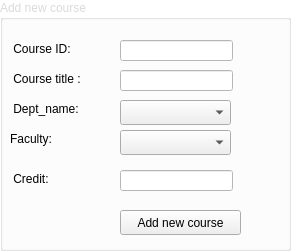
    <widget class="QGroupBox" name="instructorprofile">
     <property name="geometry">
      <rect>
       <x>50</x>
       <y>20</y>
       <width>291</width>
       <height>251</height>
      </rect>
     </property>
     <property name="palette">
      <palette>
       <active>
        <colorrole role="WindowText">
         <brush brushstyle="SolidPattern">
          <color alpha="255">
           <red>218</red>
           <green>218</green>
           <blue>218</blue>
          </color>
         </brush>
        </colorrole>
        <colorrole role="Button">
         <brush brushstyle="SolidPattern">
          <color alpha="255">
           <red>255</red>
           <green>255</green>
           <blue>255</blue>
          </color>
         </brush>
        </colorrole>
        <colorrole role="Base">
         <brush brushstyle="SolidPattern">
          <color alpha="255">
           <red>255</red>
           <green>255</green>
           <blue>255</blue>
          </color>
         </brush>
        </colorrole>
        <colorrole role="Window">
         <brush brushstyle="SolidPattern">
          <color alpha="255">
           <red>255</red>
           <green>255</green>
           <blue>255</blue>
          </color>
         </brush>
        </colorrole>
       </active>
       <inactive>
        <colorrole role="WindowText">
         <brush brushstyle="SolidPattern">
          <color alpha="255">
           <red>218</red>
           <green>218</green>
           <blue>218</blue>
          </color>
         </brush>
        </colorrole>
        <colorrole role="Button">
         <brush brushstyle="SolidPattern">
          <color alpha="255">
           <red>255</red>
           <green>255</green>
           <blue>255</blue>
          </color>
         </brush>
        </colorrole>
        <colorrole role="Base">
         <brush brushstyle="SolidPattern">
          <color alpha="255">
           <red>255</red>
           <green>255</green>
           <blue>255</blue>
          </color>
         </brush>
        </colorrole>
        <colorrole role="Window">
         <brush brushstyle="SolidPattern">
          <color alpha="255">
           <red>255</red>
           <green>255</green>
           <blue>255</blue>
          </color>
         </brush>
        </colorrole>
       </inactive>
       <disabled>
        <colorrole role="WindowText">
         <brush brushstyle="SolidPattern">
          <color alpha="96">
           <red>164</red>
           <green>166</green>
           <blue>168</blue>
          </color>
         </brush>
        </colorrole>
        <colorrole role="Button">
         <brush brushstyle="SolidPattern">
          <color alpha="255">
           <red>255</red>
           <green>255</green>
           <blue>255</blue>
          </color>
         </brush>
        </colorrole>
        <colorrole role="Base">
         <brush brushstyle="SolidPattern">
          <color alpha="255">
           <red>255</red>
           <green>255</green>
           <blue>255</blue>
          </color>
         </brush>
        </colorrole>
        <colorrole role="Window">
         <brush brushstyle="SolidPattern">
          <color alpha="255">
           <red>255</red>
           <green>255</green>
           <blue>255</blue>
          </color>
         </brush>
        </colorrole>
       </disabled>
      </palette>
     </property>
     <property name="styleSheet">
      <string notr="true">#instructorprofile{
	background-color: white
}</string>
     </property>
     <property name="title">
      <string>Add new course</string>
     </property>
     <widget class="QLabel" name="label_22">
      <property name="geometry">
       <rect>
        <x>10</x>
        <y>40</y>
        <width>101</width>
        <height>17</height>
       </rect>
      </property>
      <property name="palette">
       <palette>
        <active>
         <colorrole role="WindowText">
          <brush brushstyle="SolidPattern">
           <color alpha="255">
            <red>0</red>
            <green>0</green>
            <blue>0</blue>
           </color>
          </brush>
         </colorrole>
        </active>
        <inactive>
         <colorrole role="WindowText">
          <brush brushstyle="SolidPattern">
           <color alpha="255">
            <red>0</red>
            <green>0</green>
            <blue>0</blue>
           </color>
          </brush>
         </colorrole>
        </inactive>
        <disabled>
         <colorrole role="WindowText">
          <brush brushstyle="SolidPattern">
           <color alpha="96">
            <red>164</red>
            <green>166</green>
            <blue>168</blue>
           </color>
          </brush>
         </colorrole>
        </disabled>
       </palette>
      </property>
      <property name="text">
       <string> Course ID:</string>
      </property>
     </widget>
     <widget class="QLineEdit" name="lineEdit">
      <property name="geometry">
       <rect>
        <x>120</x>
        <y>40</y>
        <width>113</width>
        <height>21</height>
       </rect>
      </property>
      <property name="styleSheet">
       <string notr="true">#lineEdit{
	background-color: white;
}</string>
      </property>
      <property name="text">
       <string/>
      </property>
     </widget>
     <widget class="QLabel" name="label_24">
      <property name="geometry">
       <rect>
        <x>10</x>
        <y>70</y>
        <width>101</width>
        <height>17</height>
       </rect>
      </property>
      <property name="palette">
       <palette>
        <active>
         <colorrole role="WindowText">
          <brush brushstyle="SolidPattern">
           <color alpha="255">
            <red>0</red>
            <green>0</green>
            <blue>0</blue>
           </color>
          </brush>
         </colorrole>
        </active>
        <inactive>
         <colorrole role="WindowText">
          <brush brushstyle="SolidPattern">
           <color alpha="255">
            <red>0</red>
            <green>0</green>
            <blue>0</blue>
           </color>
          </brush>
         </colorrole>
        </inactive>
        <disabled>
         <colorrole role="WindowText">
          <brush brushstyle="SolidPattern">
           <color alpha="96">
            <red>164</red>
            <green>166</green>
            <blue>168</blue>
           </color>
          </brush>
         </colorrole>
        </disabled>
       </palette>
      </property>
      <property name="text">
       <string> Course title :</string>
      </property>
     </widget>
     <widget class="QLineEdit" name="lineEdit_4">
      <property name="geometry">
       <rect>
        <x>120</x>
        <y>70</y>
        <width>113</width>
        <height>21</height>
       </rect>
      </property>
      <property name="styleSheet">
       <string notr="true">#lineEdit_4
{
	background-color: white;
}</string>
      </property>
     </widget>
     <widget class="QLabel" name="label_25">
      <property name="geometry">
       <rect>
        <x>10</x>
        <y>100</y>
        <width>101</width>
        <height>17</height>
       </rect>
      </property>
      <property name="palette">
       <palette>
        <active>
         <colorrole role="WindowText">
          <brush brushstyle="SolidPattern">
           <color alpha="255">
            <red>0</red>
            <green>0</green>
            <blue>0</blue>
           </color>
          </brush>
         </colorrole>
        </active>
        <inactive>
         <colorrole role="WindowText">
          <brush brushstyle="SolidPattern">
           <color alpha="255">
            <red>0</red>
            <green>0</green>
            <blue>0</blue>
           </color>
          </brush>
         </colorrole>
        </inactive>
        <disabled>
         <colorrole role="WindowText">
          <brush brushstyle="SolidPattern">
           <color alpha="96">
            <red>164</red>
            <green>166</green>
            <blue>168</blue>
           </color>
          </brush>
         </colorrole>
        </disabled>
       </palette>
      </property>
      <property name="text">
       <string> Dept_name:</string>
      </property>
     </widget>
     <widget class="QLabel" name="label_26">
      <property name="geometry">
       <rect>
        <x>10</x>
        <y>170</y>
        <width>101</width>
        <height>17</height>
       </rect>
      </property>
      <property name="palette">
       <palette>
        <active>
         <colorrole role="WindowText">
          <brush brushstyle="SolidPattern">
           <color alpha="255">
            <red>0</red>
            <green>0</green>
            <blue>0</blue>
           </color>
          </brush>
         </colorrole>
        </active>
        <inactive>
         <colorrole role="WindowText">
          <brush brushstyle="SolidPattern">
           <color alpha="255">
            <red>0</red>
            <green>0</green>
            <blue>0</blue>
           </color>
          </brush>
         </colorrole>
        </inactive>
        <disabled>
         <colorrole role="WindowText">
          <brush brushstyle="SolidPattern">
           <color alpha="96">
            <red>164</red>
            <green>166</green>
            <blue>168</blue>
           </color>
          </brush>
         </colorrole>
        </disabled>
       </palette>
      </property>
      <property name="text">
       <string> Credit:</string>
      </property>
     </widget>
     <widget class="QLineEdit" name="lineEdit_6">
      <property name="geometry">
       <rect>
        <x>120</x>
        <y>170</y>
        <width>113</width>
        <height>21</height>
       </rect>
      </property>
      <property name="styleSheet">
       <string notr="true">#lineEdit_6{
	background-color: white;
}</string>
      </property>
     </widget>
     <widget class="QPushButton" name="addNewCourse">
      <property name="geometry">
       <rect>
        <x>120</x>
        <y>210</y>
        <width>121</width>
        <height>25</height>
       </rect>
      </property>
      <property name="styleSheet">
       <string notr="true">#addNewCours{
	background-color: black;
}</string>
      </property>
      <property name="text">
       <string>Add new course</string>
      </property>
     </widget>
     <widget class="QComboBox" name="courseDept">
      <property name="geometry">
       <rect>
        <x>120</x>
        <y>100</y>
        <width>111</width>
        <height>25</height>
       </rect>
      </property>
      <property name="styleSheet">
       <string notr="true"/>
      </property>
     </widget>
     <widget class="QLabel" name="label_35">
      <property name="geometry">
       <rect>
        <x>10</x>
        <y>130</y>
        <width>101</width>
        <height>17</height>
       </rect>
      </property>
      <property name="palette">
       <palette>
        <active>
         <colorrole role="WindowText">
          <brush brushstyle="SolidPattern">
           <color alpha="255">
            <red>0</red>
            <green>0</green>
            <blue>0</blue>
           </color>
          </brush>
         </colorrole>
        </active>
        <inactive>
         <colorrole role="WindowText">
          <brush brushstyle="SolidPattern">
           <color alpha="255">
            <red>0</red>
            <green>0</green>
            <blue>0</blue>
           </color>
          </brush>
         </colorrole>
        </inactive>
        <disabled>
         <colorrole role="WindowText">
          <brush brushstyle="SolidPattern">
           <color alpha="96">
            <red>164</red>
            <green>166</green>
            <blue>168</blue>
           </color>
          </brush>
         </colorrole>
        </disabled>
       </palette>
      </property>
      <property name="text">
       <string>Faculty: </string>
      </property>
     </widget>
     <widget class="QComboBox" name="courseFact">
      <property name="geometry">
       <rect>
        <x>120</x>
        <y>130</y>
        <width>111</width>
        <height>25</height>
       </rect>
      </property>
      <property name="styleSheet">
       <string notr="true">#comboBox{
	background-color: white;
}</string>
      </property>
     </widget>
    </widget>
